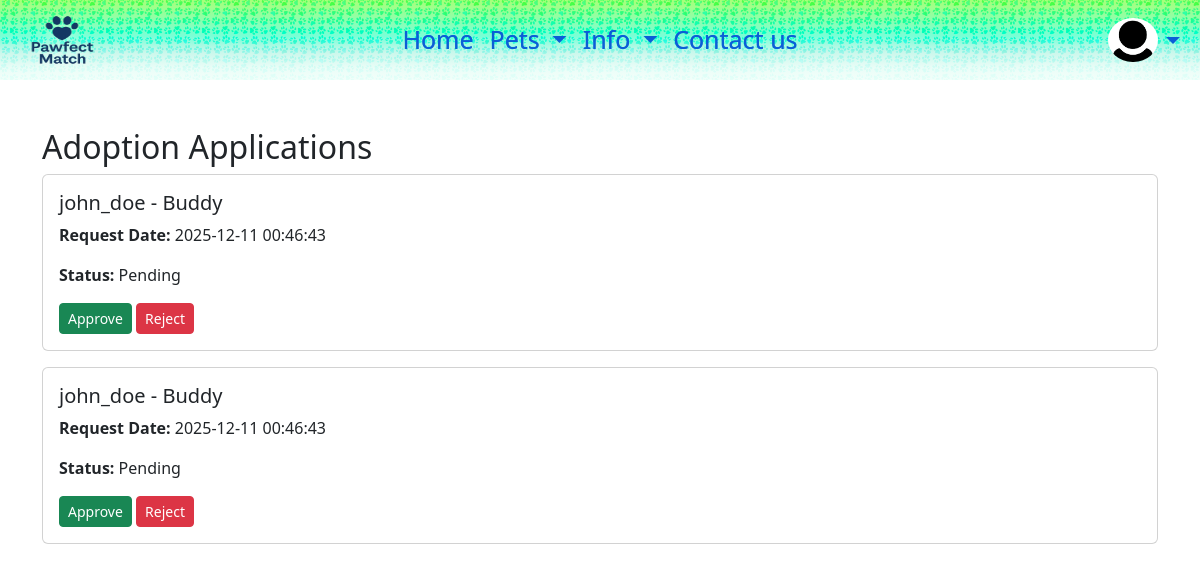
The app's page /php/shelter/applications.php with its own data.
### tables this page shows
CREATE TABLE `adoptionhistory` (
  `ID` int(11) NOT NULL,
  `RequestID` int(11) NOT NULL,
  `Username` varchar(50) NOT NULL,
  `AnimalID` int(11) NOT NULL,
  `Email` varchar(150) DEFAULT NULL,
  `RequestDate` datetime NOT NULL DEFAULT current_timestamp(),
  `AdoptionDate` datetime DEFAULT NULL,
  `Status` enum('Pending','Approved','Rejected','Completed') DEFAULT 'Pending',
  `user_id` int(10) UNSIGNED DEFAULT NULL
);

CREATE TABLE `animal` (
  `ID` int(11) NOT NULL,
  `Type` enum('Dog','Cat','Other') NOT NULL,
  `Name` varchar(100) NOT NULL,
  `Breed` varchar(100) DEFAULT NULL,
  `Sex` enum('Male','Female','Unknown') DEFAULT NULL,
  `Age` int(11) DEFAULT NULL,
  `Color` varchar(50) DEFAULT NULL,
  `Size` varchar(50) DEFAULT NULL,
  `Description` text DEFAULT NULL,
  `ImageUrl` varchar(255) NOT NULL DEFAULT 'default-animals.png',
  `adoption_requirements` text DEFAULT NULL,
  `shelter_id` int(10) UNSIGNED DEFAULT NULL
);

### php/shelter/applications.php (the view, shortened to what this page needs)
<?php
require_once "../../components/navbar.php";
$apps = $conn->query("
    SELECT ah.ID as appID, ah.Status, ah.RequestDate, ah.Username, a.Name AS AnimalName
    FROM adoptionhistory ah
    JOIN animal a ON ah.AnimalID = a.ID
    ORDER BY ah.RequestDate DESC
");
?>
<!DOCTYPE html>
<html lang="en">
<head>
<link href="https://cdn.jsdelivr.net/npm/bootstrap@5.3.8/dist/css/bootstrap.min.css" rel="stylesheet">
<link href="../../css/style.css" rel="stylesheet">
</head>
<body>
<div class="container mt-5">
<h2>Adoption Applications</h2>
<?php if($apps->num_rows > 0): ?>
    <?php while($app = $apps->fetch_assoc()): ?>
    <div class="card mb-3">
        <div class="card-body">
            <h5 class="card-title"><?= htmlspecialchars($app['Username']) ?> - <?= htmlspecialchars($app['AnimalName']) ?></h5>
            <p><strong>Request Date:</strong> <?= $app['RequestDate'] ?></p>
            <p><strong>Status:</strong> <?= $app['Status'] ?></p>
            <?php if($app['Status'] === 'Pending'): ?>
                <a href="?action=approve&id=<?= $app['appID'] ?>" class="btn btn-success btn-sm">Approve</a>
                <a href="?action=reject&id=<?= $app['appID'] ?>" class="btn btn-danger btn-sm">Reject</a>
            <?php else: ?>
                <span class="badge <?= $app['Status'] === 'Approved' ? 'bg-success' : 'bg-danger' ?>"><?= $app['Status'] ?></span>
            <?php endif; ?>
        </div>
    </div>
    <?php endwhile; ?>
<?php else: ?>
    <p>No applications found.</p>
<?php endif; ?>
</div>
</body>
</html>

### css/style.css (style rules this page uses)
* { margin: 0; padding: 0; box-sizing: border-box; }
:root { --sun: #ffe27a; --dark-blue: #0f005a; }

### records on screen
adoptionhistory: Username "john_doe", AnimalID.Name "Buddy", RequestDate "2025-12-11 00:46:43", Status "Pending"
adoptionhistory: Username "john_doe", AnimalID.Name "Buddy", RequestDate "2025-12-11 00:46:43", Status "Pending"
